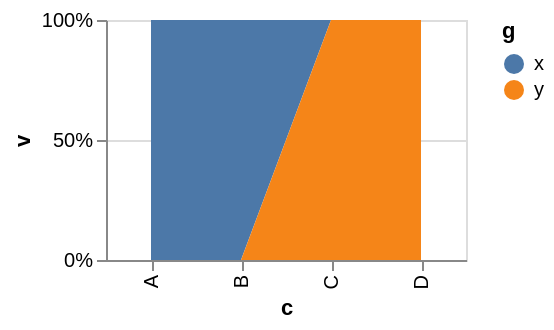

Vega-Lite specification for this chart:
### Vega-Lite specification from a JSON file in a GitHub repository (floating-point values rounded to 4 significant figures)
{"width": 180, "height": 120, "data": {"values": [{"c": "A", "v": 30, "lo": 10, "hi": 45, "g": "x", "o": 28, "cl": 34, "h": 40, "l": 8}, {"c": "B", "v": 52, "lo": 25, "hi": 60, "g": "x", "o": 34, "cl": 48, "h": 55, "l": 30}, {"c": "C", "v": 41, "lo": 18, "hi": 55, "g": "y", "o": 48, "cl": 40, "h": 50, "l": 36}, {"c": "D", "v": 66, "lo": 40, "hi": 80, "g": "y", "o": 40, "cl": 63, "h": 70, "l": 38}]}, "mark": "area", "encoding": {"x": {"field": "c", "type": "nominal", "sort": null}, "y": {"field": "v", "type": "quantitative", "stack": "normalize"}, "color": {"field": "g", "type": "nominal"}}}
